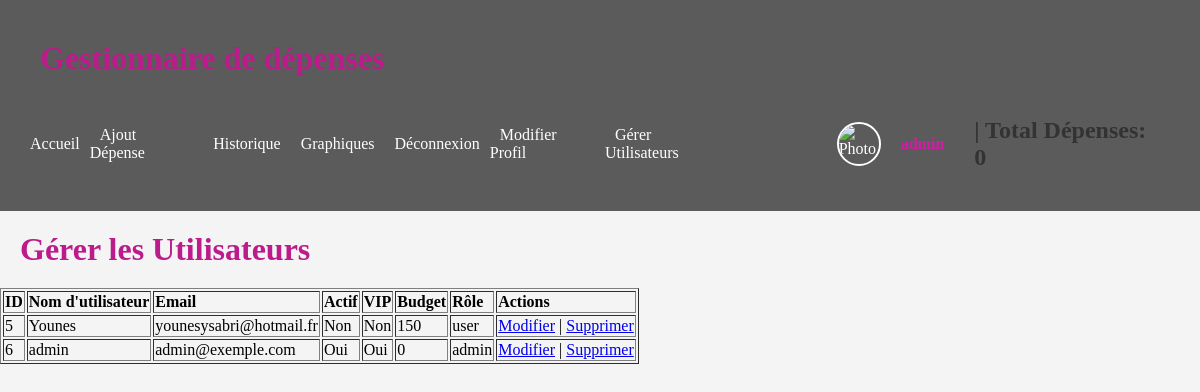
The page /manage_users.php (signed in) on the database as committed earlier.
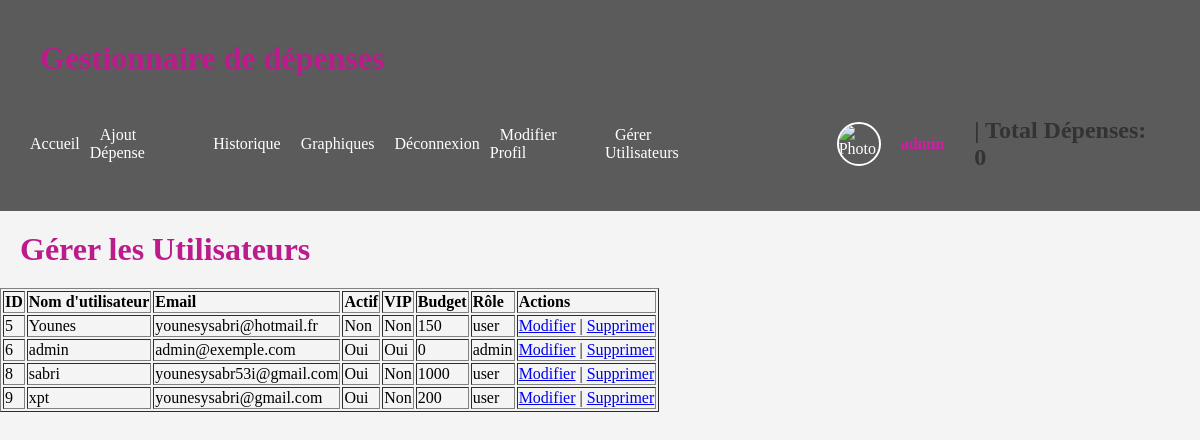
The same page on the database as committed later.
### tables this page shows
CREATE TABLE IF NOT EXISTS `users` (
  `id` int NOT NULL AUTO_INCREMENT,
  `username` varchar(100) DEFAULT NULL,
  `password` varchar(100) DEFAULT NULL,
  `email` varchar(100) DEFAULT NULL,
  `photo` varchar(255) NOT NULL,
  `ACTIVE` tinyint(1) DEFAULT NULL,
  `VIP` tinyint(1) DEFAULT NULL,
  `budget` int NOT NULL,
  `role` enum('user','admin') NOT NULL DEFAULT 'user',
  `couleur` varchar(8) DEFAULT '#0c1b8c',
  PRIMARY KEY (`id`),
  UNIQUE KEY `username` (`username`)
);

### manage_users.php (the view, shortened to what this page needs)
<?php
include 'connect.php';
$query = "SELECT id, username, email, ACTIVE, VIP, budget, role FROM users";
$result = $conn->query($query);
?>
<!DOCTYPE html>
<html lang="fr">
<head>
    <link rel="stylesheet" href="style.css">
</head>
<header>
    <div class="container">
        <h1>Gestionnaire de dépenses</h1>
        <nav>
            <ul>
                <li><a href="Accueil.php">Accueil</a></li>
                <?php
                if (isset($_SESSION['user_id'])) {
                    echo '<li><a href="Ajout.php">Ajout Dépense</a></li><li><a href="Historique.php">Historique</a></li>';
                    if ($_SESSION['VIP'] == 1) {
                        echo '<li><a href="Graphiques.php">Graphiques</a></li>';
                    }
                    echo '<li><a href="logout.php">Déconnexion</a></li>';
                    echo '<li><a href="profil.php">Modifier Profil</a></li>';
                    if ($_SESSION['role'] === 'admin') {
                        echo '<li><a href="manage_users.php">Gérer Utilisateurs</a></li>';
                    }
                    echo '<li class="user-profile">';
                    echo '<img src="' . $_SESSION['photo'] . '" alt="Photo de profil">';
                    echo '<span class="username">' . $_SESSION['username'] . '</span>';
                    echo '</li>';
                    echo '<div id="totalDepenses"><h2> | Total Dépenses: 0 </h2></div>';
                } else {
                    echo '<li><a href="connexion.html">Connexion</a></li><li><a href="compte.html">Inscription</a></li>';
                }
                ?>
            </ul>
        </nav>
    </div>
</header>
<body>
    <h1>Gérer les Utilisateurs</h1>
    <table border="1">
        <thead>
            <tr>
                <th>ID</th>
                <th>Nom d'utilisateur</th>
                <th>Email</th>
                <th>Actif</th>
                <th>VIP</th>
                <th>Budget</th>
                <th>Rôle</th>
                <th>Actions</th>
            </tr>
        </thead>
        <tbody>
            <?php while ($user = $result->fetch_assoc()) : ?>
                <tr>
                    <td><?php echo $user['id']; ?></td>
                    <td><?php echo htmlspecialchars($user['username']); ?></td>
                    <td><?php echo htmlspecialchars($user['email']); ?></td>
                    <td><?php echo $user['ACTIVE'] ? 'Oui' : 'Non'; ?></td>
                    <td><?php echo $user['VIP'] ? 'Oui' : 'Non'; ?></td>
                    <td><?php echo htmlspecialchars($user['budget']); ?></td>
                    <td><?php echo htmlspecialchars($user['role']); ?></td>
                    <td>
                        <a href="edit_user.php?id=<?php echo $user['id']; ?>">Modifier</a> |
                        <a href="delete_users.php?id=<?php echo $user['id']; ?>" onclick="return confirm('Êtes-vous sûr de vouloir supprimer cet utilisateur ?');">Supprimer</a>
                    </td>
                </tr>
            <?php endwhile; ?>
        </tbody>
    </table>
</body>
</html>

Rows that differ between the two databases and show on the page:
added users: id "8", username "sabri", email "younesysabr53i@gmail.com", ACTIVE "Oui", VIP "Non", budget "1000", role "user"
added users: id "9", username "xpt", email "younesysabri@gmail.com", ACTIVE "Oui", shows "Non", budget "200", role "user"
